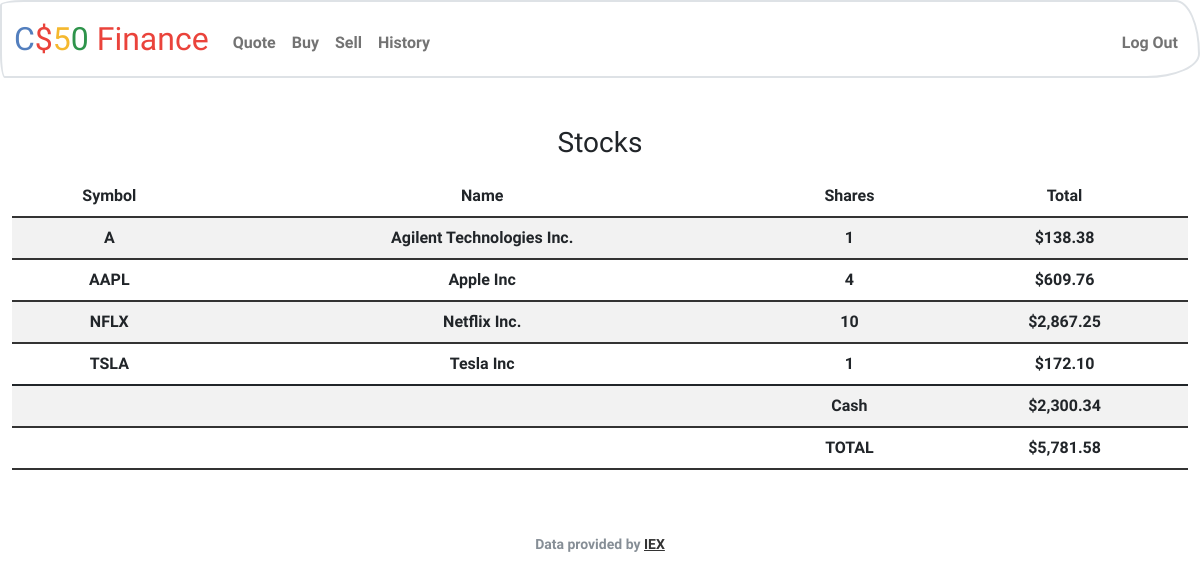
The page / (signed in) on the database its author committed.
### tables this page shows
CREATE TABLE purchases (
    id INTEGER PRIMARY KEY AUTOINCREMENT NOT NULL,
    user_id TEXT NOT NULL,
    stock_id TEXT NOT NULL,
    name TEXT NOT NULL,
    shares TEXT NOT NULL,
    amount TEXT NOT NULL,
    purchasedAt DATETIME DEFAULT CURRENT_TIMESTAMP,
    FOREIGN KEY(user_id) REFERENCES users(id)
);

### app.py (the view)
@app.route("/", methods=["GET", "POST"])
@login_required
def index():
    id = session["user_id"]
    if (db.execute("SELECT SUM(amount) FROM purchases WHERE user_id = ?", id)[0]["SUM(amount)"]) == None:
        return render_template("index.html")
    index = db.execute("SELECT user_id, stock_id, name, SUM(shares) FROM purchases GROUP BY stock_id")
    i = 0
    for crab in index:
        amounts = usd(float(db.execute("SELECT SUM(amount) FROM purchases GROUP BY stock_id")[i]["SUM(amount)"]))
        i += 1
        crab["amount"] = amounts
    cash = db.execute("SELECT cash FROM users WHERE id = ?", id)
    cashUSD = usd(cash[0]["cash"])
    totalAmount = usd(float(db.execute("SELECT SUM(amount) FROM purchases WHERE user_id = ?", id)
                            [0]["SUM(amount)"]) + float(cash[0]["cash"]))
    return render_template("index.html", index=index, amount=amounts, cash=cashUSD, total=totalAmount)

### app.py (called while the page is built)
@app.after_request
def after_request(response):
    response.headers["Cache-Control"] = "no-cache, no-store, must-revalidate"
    response.headers["Expires"] = 0
    response.headers["Pragma"] = "no-cache"
    return response

### helpers.py (called while the page is built)
def login_required(f):
    @wraps(f)
    def decorated_function(*args, **kwargs):
        if session.get("user_id") is None:
            return redirect("/login")
        return f(*args, **kwargs)
    return decorated_function

def usd(value):
    return f"${value:,.2f}"

### templates/index.html (shortened to what this page needs)
{% extends "layout.html" %}
{% block main %}
    <h3>Stocks</h3>
    <table class="table table-striped center">
        <thead>
            <tr>
                <th scope="col">Symbol</th>
                <th scope="col">Name</th>
                <th scope="col">Shares</th>
                <th scope="col">Total</th>
            </tr>
        </thead>
        {% for stock in index %}
        <tr>
            <td>{{ stock.stock_id }}</td>
            <td>{{ stock.name }}</td>
            <td>{{ stock['SUM(shares)'] }}</td>
            <td>{{ stock.amount }}</td>
        </tr>
        {% endfor %}
        <tr style="right">
                <td ></td>
                <td></td>
                <td><b>Cash</b></td>
                <td> {{ cash }}</td>
        </tr>
        <tr>
            <td></td>
            <td></td>
            <td><b>TOTAL</b></td>
            <td> {{ total }}</td>
        </tr>
    </table>
{% endblock %}

### templates/layout.html (shortened to what this page needs)
<!DOCTYPE html>
<html lang="en">
    <head>
        <link href="https://cdn.jsdelivr.net/npm/bootstrap@5.1.3/dist/css/bootstrap.min.css" rel="stylesheet">
        <link href="/static/styles.css" rel="stylesheet">
        <link href="/static/bootstrap.min.css" rel="stylesheet">
    </head>
    <body>
        <nav class="bg-light border navbar navbar-expand-md navbar-light">
            <div class="container-fluid">
                <a class="navbar-brand" href="/"><span class="blue">C</span><span class="red">$</span><span class="yellow">5</span><span class="green">0</span> <span class="red">Finance</span></a>
                <div class="collapse navbar-collapse" id="navbar">
                    {% if session["user_id"] %}
                        <ul class="navbar-nav me-auto mt-2">
                            <li class="nav-item"><a class="nav-link" href="/quote">Quote</a></li>
                            <li class="nav-item"><a class="nav-link" href="/buy">Buy</a></li>
                            <li class="nav-item"><a class="nav-link" href="/sell">Sell</a></li>
                            <li class="nav-item"><a class="nav-link" href="/history">History</a></li>
                        </ul>
                        <ul class="navbar-nav ms-auto mt-2">
                            <li class="nav-item"><a class="nav-link" href="/logout">Log Out</a></li>
                        </ul>
                    {% else %}
                        <ul class="navbar-nav ms-auto mt-2">
                            <li class="nav-item"><a class="nav-link" href="/register">Register</a></li>
                            <li class="nav-item"><a class="nav-link" href="/login">Log In</a></li>
                        </ul>
                    {% endif %}
                </div>
            </div>
        </nav>
        <main class="container-fluid py-5 text-center">
            {% block main %}{% endblock %}
        </main>
        <footer class="mb-5 small text-center text-muted">
            Data provided by <a href="https://iexcloud.io/">IEX</a>
        </footer>
    </body>
</html>

### static/styles.css (style rules this page uses)
nav .navbar-brand { font-size: xx-large; }
nav .navbar-brand .blue { color: #537fbe; }
nav .navbar-brand .red { color: #ea433b; }
nav .navbar-brand .yellow { color: #f5b82e; }
nav .navbar-brand .green { color: #2e944b; }
.center { margin-left: auto; margin-right: auto; }

### rows shown on the page
purchases: stock_id "A", name "Agilent Technologies Inc.", stock "1", amount "$138.38"
purchases: stock_id "AAPL", name "Apple Inc", shares "4", amount "$609.76"

### other values the page prints
{{ stock.stock_id }} "NFLX" "TSLA"
{{ stock.name }} "Netflix Inc." "Tesla Inc"
{{ stock['SUM(shares)'] }} "10" "1"
{{ stock.amount }} "$2,867.25" "$172.10"
{{ cash }} "$2,300.34"
{{ total }} "$5,781.58"
